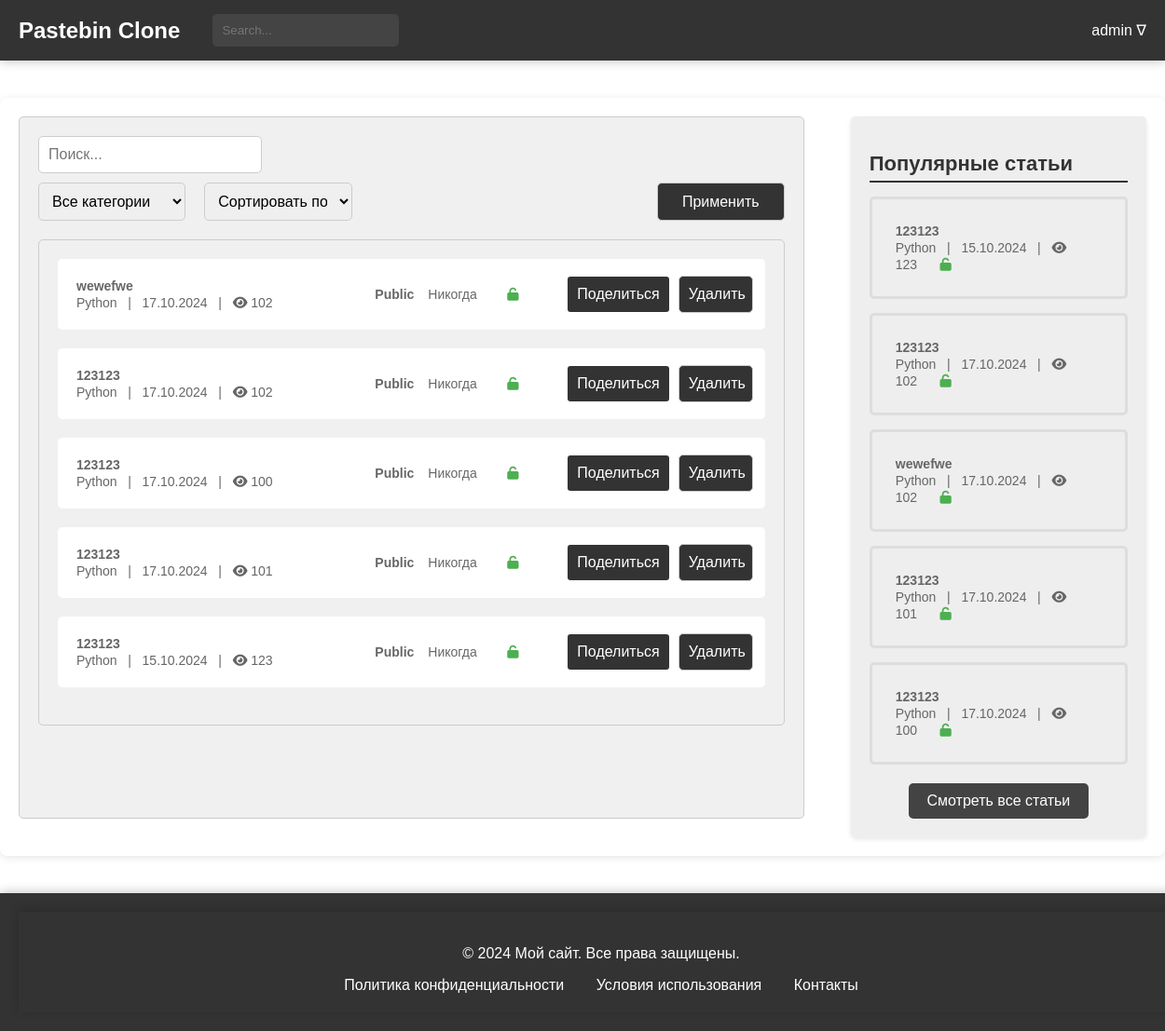
/users/posts/ (signed in), run on an earlier commit of the app's database.
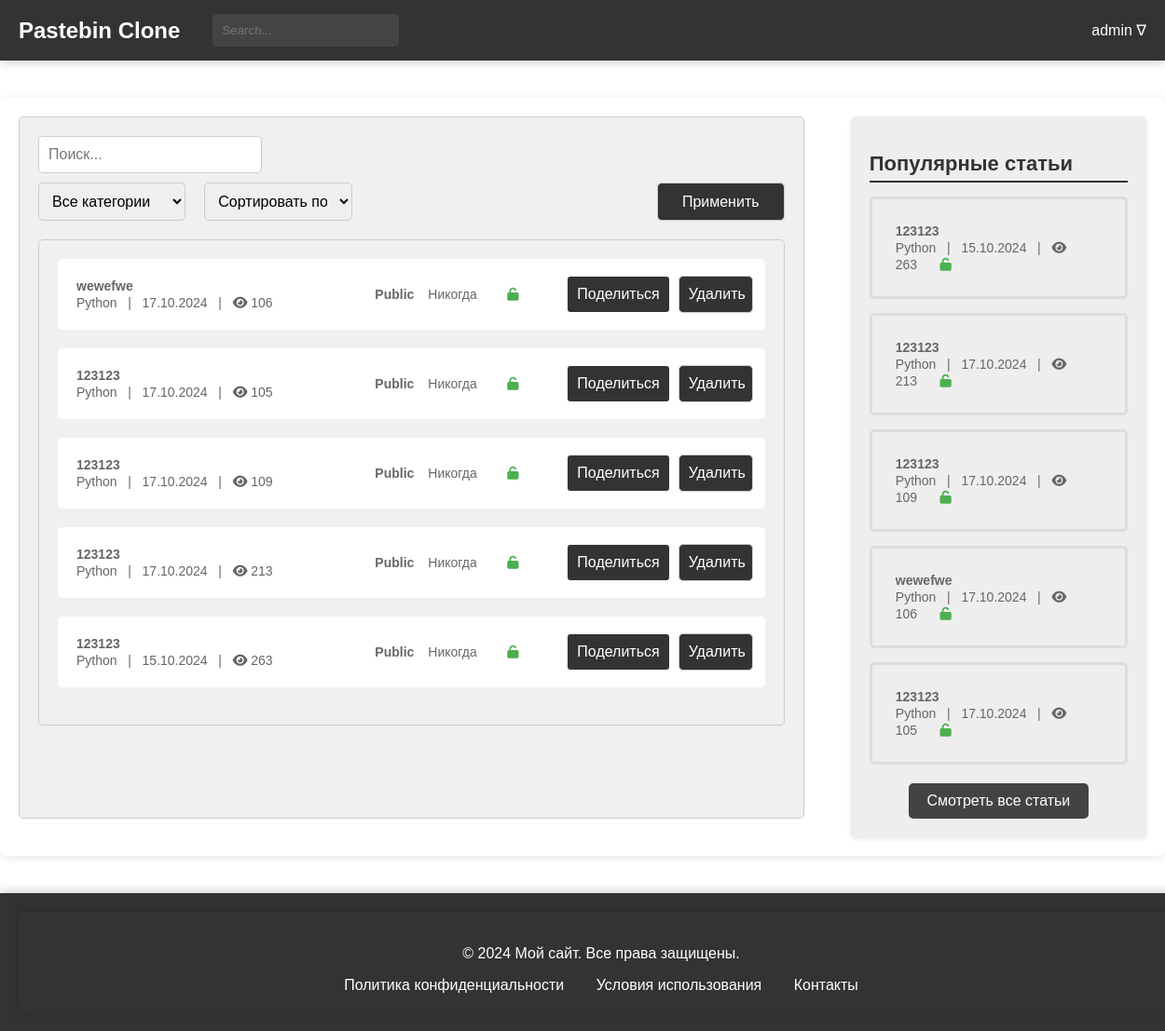
And on a later commit of the database.
### blog/models.py (models this page shows, shortened)
class Paste(models.Model):
    ACCESS_STATUS_CHOICES = [
        (0, 'Private'),
        (1, 'Public'),
        (2, 'Draft'),
    ]
    TIME_LIVE_CHOICES = [
        (None, 'Никогда'),
        (timedelta(minutes=2), 'Через 2 минуты'),
        (timedelta(hours=1), 'Через 1 час'),
        (timedelta(days=1), 'Через 1 день'),
        (timedelta(weeks=1), 'Через 1 неделю'),
    ]
    title = models.CharField(max_length=200)
    content = models.TextField()
    author = models.ForeignKey(User, on_delete=models.CASCADE)
    created_at = models.DateTimeField(auto_now_add=True)
    updated_at = models.DateTimeField(auto_now=True)
    slug = models.UUIDField(default=uuid.uuid4, editable=False, unique=True)
    tags = models.ManyToManyField(Tag, related_name='posts')
    category = models.ForeignKey(Category, on_delete=models.SET_NULL, null=True)
    access_status = models.IntegerField(choices=ACCESS_STATUS_CHOICES, default=1)
    time_live = models.DurationField(null=True, blank=True)
    password = models.CharField(max_length=100, null=True, blank=True)
    is_delete_after_read = models.BooleanField(default=False)
    views_count = models.PositiveIntegerField(default=100)
    def get_absolute_url(self):
        return reverse('blog:post-detail', kwargs={'slug': self.slug})
    def get_deletion_date(self):
        if self.time_live:
            deletion_date = timezone.now() + self.time_live
            return deletion_date.strftime('%d.%m.%Y')
        return "Никогда"
    def get_formatted_created_at(self):
        return self.created_at.strftime('%d.%m.%Y')
    class Meta:
        verbose_name = 'Паста'
        verbose_name_plural = 'Паста'

class Category(models.Model):
    name = models.CharField(max_length=30, unique=True)
    parent = models.ForeignKey(
        'self',
        on_delete=models.CASCADE,
        null=True, blank=True,
        related_name='subcategories'
    )
    def __str__(self):
        return self.name
    class Meta:
        verbose_name = 'Категория'
        verbose_name_plural = 'Категории'

### users/views.py (the view)
# urls.py: path('posts/', views.posts_list, name='posts-list'),
@login_required
def posts_list(request):
    user = request.user
    posts = Paste.objects.filter(author=user).order_by('-created_at')
    popular_posts = Paste.objects.order_by('-views_count')[:5]
    return render(request, 'users_posts.html', {
        'posts': posts,
        'popular_posts': popular_posts
    })

### general/context_processors.py (called while the page is built)
def unread_counts(request):
    if request.user.is_authenticated:
        unread_messages_count = Messages.objects.filter(user=request.user, is_checked=False).count()
        unread_notifications_count = Notifications.objects.filter(user=request.user, is_checked=False).count()
    else:
        unread_messages_count = 0
        unread_notifications_count = 0
    return {
        'unread_messages_count': unread_messages_count,
        'unread_notifications_count': unread_notifications_count,
    }

### users/templates/users_posts.html (shortened to what this page needs)
{% extends 'blog/temps/base.html' %}
{% load static %}
{% block head %}
    <link rel="stylesheet" type="text/css" href="{% static 'css/users_posts.css' %}">
{% endblock %}
{% block content %}
<main>
    <div class="main-container">
        <div class="post-filter">
            <form>
                <input type="search" placeholder="Поиск...">
                <div style="display: flex; justify-content: space-between; margin-top: 10px;">
                    <select name="category" style="width: 35%;">
                        <option value="">Все категории</option>
                    </select>
                    <select name="sort" style="width: 35%; margin-left: 20px;">
                        <option value="">Сортировать по</option>
                    </select>
                    <button type="submit" style="margin-left: 327px;">Применить</button>
                </div>
            </form>
            <div class="post-list">
                <ul>
                    {% for post in posts %}
                    <li class="post-item">
                        <div class="post-details">
                            <a href="{% url 'blog:post-detail' post.slug %}">
                                <span class="article-title">{{ post.title }}</span>
                                <br>
                                <span class="article-meta">{{ post.category }} &nbsp; | &nbsp; {{ post.get_formatted_created_at }} &nbsp; |  &nbsp;
                                    <i class="fa fa-eye"></i> <span class="view-count">{{post.views_count}}</span></span>
                            </a>
                        </div>
                        <div class="post-actions">
                            <span class="post-status">{{ post.get_access_status_display }}</span>
                            <span class="post-time">{{ post.get_deletion_date }}</span>
                            {% if post.password %}
                            <span><i class="fa fa-lock" aria-hidden="true" style="color: #FF9800;"></i></span>
                            {% else %}
                            <span><i class="fa fa-unlock" aria-hidden="true" style="color: #4CAF50;"></i></span>
                            {% endif %}
                            <button class="post-share-button" onclick="copyToClipboard('{{ post.get_absolute_url }}')">
                                Поделиться
                            </button>
                            <form method="post" action="{% url 'blog:post-delete' post.id %}">
                                <button type="submit">Удалить</button>
                            </form>
                        </div>
                    </li>
                    {% endfor %}
                </ul>
            </div>
        </div>
        {% include 'blog/temps/popular_posts.html' %}
    </div>
</main>
{% endblock %}

### blog/templates/blog/temps/popular_posts.html
{% load static %}
<head>
    <link rel="stylesheet" type="text/css" href="{% static 'css/popular_posts.css' %}">
    <link rel="stylesheet" href="https://cdnjs.cloudflare.com/ajax/libs/font-awesome/6.0.0-beta3/css/all.min.css">
</head>
<div class="right-block">
    <h2>Популярные статьи</h2>
    <ul>
        {% for popular_post in popular_posts %}
        <li>
            <a href="{% url 'blog:post-detail' popular_post.slug %}">
                <span class="article-title">{{popular_post.title}}</span>
                <br>
                <span class="article-meta">{{ popular_post.category }} &nbsp; | &nbsp; {{ popular_post.get_formatted_created_at }} &nbsp; |  &nbsp;
                                    <i class="fa fa-eye"></i> <span
                            class="view-count">{{popular_post.views_count}}</span></span>
                {% if popular_post.password %}
                <span><i class="fa fa-lock" aria-hidden="true" style="color: #FF9800;"></i></span>
                {% else %}
                <span><i class="fa fa-unlock" aria-hidden="true" style="color: #4CAF50;"></i></span>
                {% endif %}
            </a>
        </li>
        {% endfor %}
    </ul>
     <div class="all-posts-link">
        <a href="{% url 'blog:posts-check' %}">Смотреть все статьи</a>
    </div>
</div>

What changed in the data, as far as the page shows it:
changed Paste "wewefwe": views_count "102" → "106"; moves down the list
changed Paste (number 2 of 5 on the later page): views_count "102" → "105"; moves down the list
changed Paste (number 3 of 5 on the later page): views_count "100" → "109"
changed Paste (number 4 of 5 on the later page): views_count "101" → "213"
changed Paste (number 5 of 5 on the later page): views_count "123" → "263"
